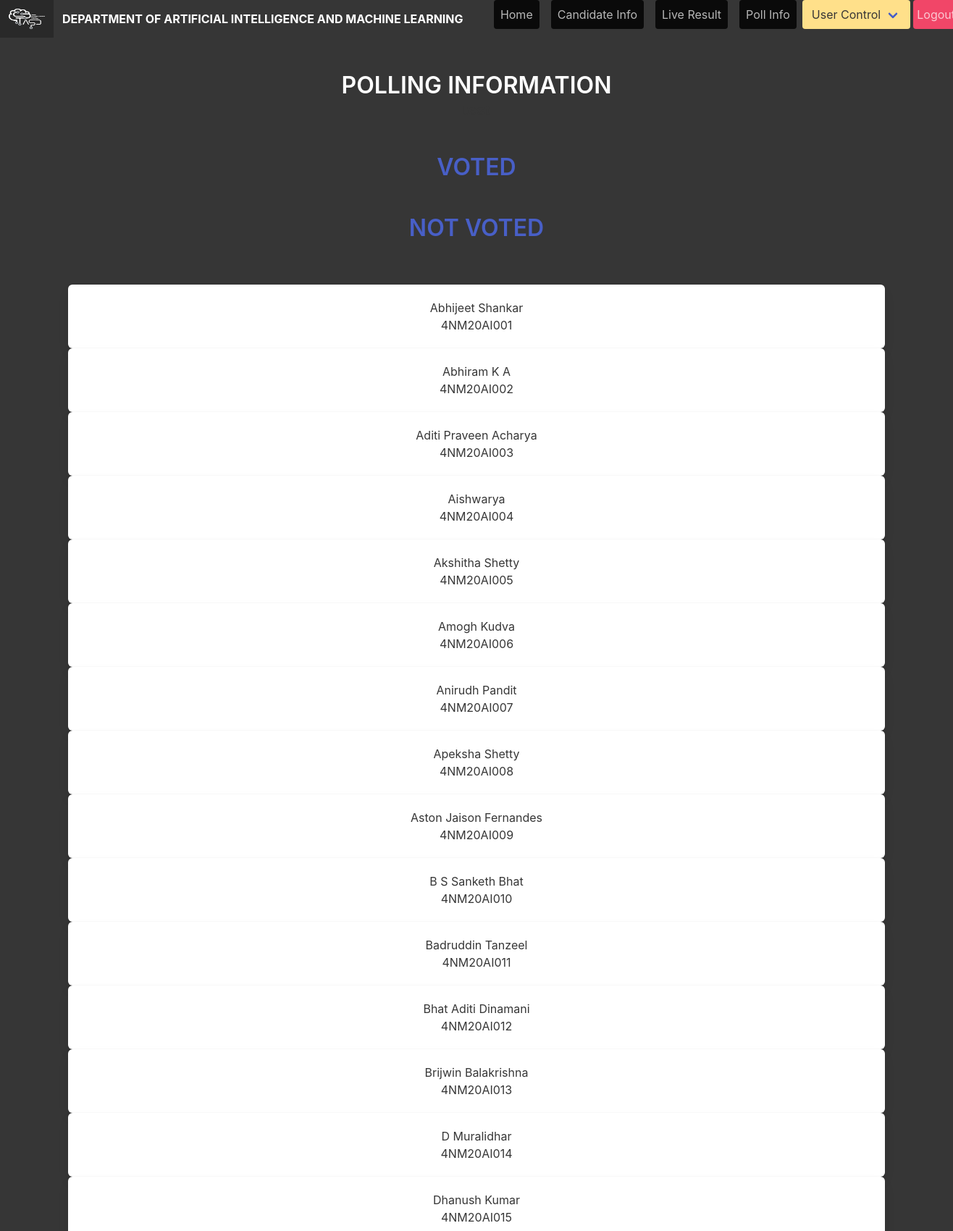
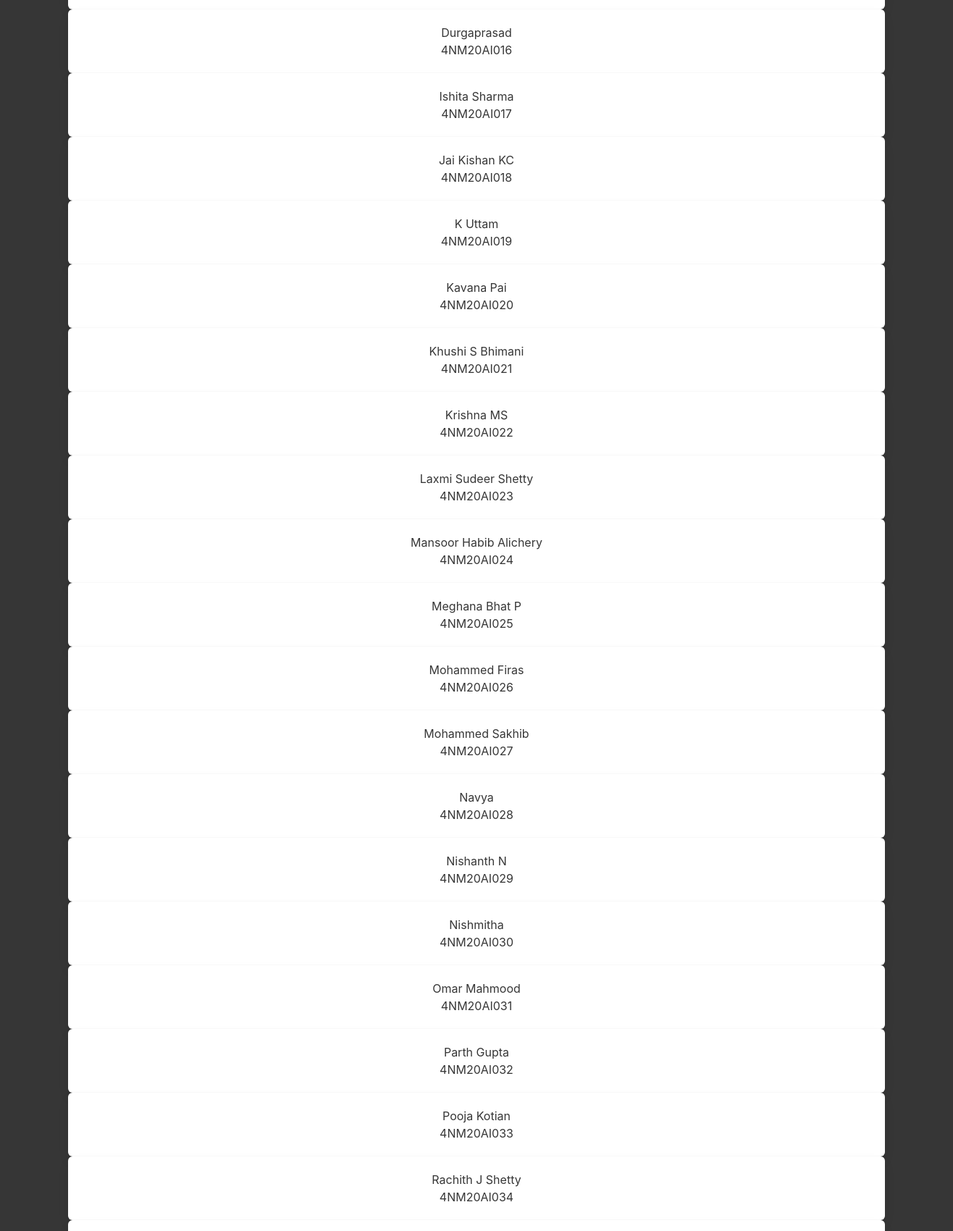
Screenshot of /poll_info (signed in, upper part) with the database file from the repository (2 pictures, top to bottom).
### app/models.py (models this page shows, shortened)
class UserModel(UserMixin,db.Model):
    __tablename__ = 'users'
    id = db.Column(db.Integer, primary_key=True, autoincrement=True)
    roll_num = db.Column(db.String(10), nullable=False, unique=True)
    name = db.Column(db.String(80),nullable=False)
    email = db.Column(db.String(120), nullable=False, unique=True)
    password = db.Column(db.String(), nullable=False)
    admin =  db.Column(db.Integer,default=0)
    votes = db.relationship('VotesModel', backref='voter', lazy=True)

### app/views.py (the view)
@app.route("/poll_info")
@login_required
def poll_info():
    if current_user.admin !=1:
        logout_user()
        flash('You do not have required authorization')
        return redirect(url_for('auth.login'))
    else:
        voted = []
        not_voted = []
        user = UserModel.query
        for i in user:
            u = VotesModel.query.filter(VotesModel.roll_num == i.roll_num).first()
            if u:
                voted.append(i)
            else:
                not_voted.append(i)
        return render_template("poll_info.html", voted = voted, not_voted = not_voted)

### app/__init__.py (called while the page is built)
@login_manager.user_loader
def load_user(user_id):
    return UserModel.query.get(int(user_id))

### app/templates/poll_info.html (shortened to what this page needs)
{% extends "base.html" %}
{% block content %}
<h3 class="title">POLLING INFORMATION</h3>
<h2 class="subtitle is-5 has-text-dark has-text-centered has-text-weight-bold">test</h2>
<br>
<h1 class="title has-text-link"> VOTED</h1>
<div class="columns is-mobile is-multiline">
    <br>
    <div class="column is-ancestor is-normal">
    </div>
    </div>
    <h1 class="title has-text-link">NOT VOTED</h1>
    <br>
    <div class="column is-ancestor is-normal">
    {% for not_voted in not_voted %}
      {% if not not_voted.name == 'Admin'%}
          <div class="tab is-normal is-parent">
            <span class="tab box is-normal is-child is-white">
              <h1 class="subtitle] has-text-dark">{{ not_voted.name}}</h1>
              <p class="subtitle] has-text-dark">{{not_voted.roll_num}}</p>
            </span>
          </div>
      {% endif %}
    {% endfor %}
    </div>
</div>
</div>
{% endblock %}

### rows the page displays
UserModel: name "Abhijeet Shankar", roll_num "4NM20AI001"
UserModel: name "Abhiram K A", roll_num "4NM20AI002"
UserModel: name "Aditi Praveen Acharya", roll_num "4NM20AI003"
UserModel: name "Aishwarya", roll_num "4NM20AI004"
UserModel: name "Akshitha Shetty", roll_num "4NM20AI005"
UserModel: name "Amogh Kudva", roll_num "4NM20AI006"
UserModel: name "Anirudh Pandit", roll_num "4NM20AI007"
UserModel: name "Apeksha Shetty", roll_num "4NM20AI008"
UserModel: name "Aston Jaison Fernandes", roll_num "4NM20AI009"
UserModel: name "B S Sanketh Bhat", roll_num "4NM20AI010"
UserModel: name "Badruddin Tanzeel", roll_num "4NM20AI011"
UserModel: name "Bhat Aditi Dinamani", roll_num "4NM20AI012"
UserModel: name "Brijwin Balakrishna", roll_num "4NM20AI013"
UserModel: name "D Muralidhar", roll_num "4NM20AI014"
UserModel: name "Dhanush Kumar", roll_num "4NM20AI015"
UserModel: name "Durgaprasad", roll_num "4NM20AI016"
UserModel: name "Ishita Sharma", roll_num "4NM20AI017"
UserModel: name "Jai Kishan KC", roll_num "4NM20AI018"
UserModel: name "K Uttam", roll_num "4NM20AI019"
UserModel: name "Kavana Pai", roll_num "4NM20AI020"
UserModel: name "Khushi S Bhimani", roll_num "4NM20AI021"
UserModel: name "Krishna MS", roll_num "4NM20AI022"
UserModel: name "Laxmi Sudeer Shetty", roll_num "4NM20AI023"
UserModel: name "Mansoor Habib Alichery", roll_num "4NM20AI024"
UserModel: name "Meghana Bhat P", roll_num "4NM20AI025"
UserModel: name "Mohammed Firas", roll_num "4NM20AI026"
UserModel: name "Mohammed Sakhib", roll_num "4NM20AI027"
UserModel: name "Navya", roll_num "4NM20AI028"
UserModel: name "Nishanth N", roll_num "4NM20AI029"
UserModel: name "Nishmitha", roll_num "4NM20AI030"
UserModel: name "Omar Mahmood", roll_num "4NM20AI031"
UserModel: name "Parth Gupta", roll_num "4NM20AI032"
UserModel: name "Pooja Kotian", roll_num "4NM20AI033"
UserModel: name "Rachith J Shetty", roll_num "4NM20AI034"
